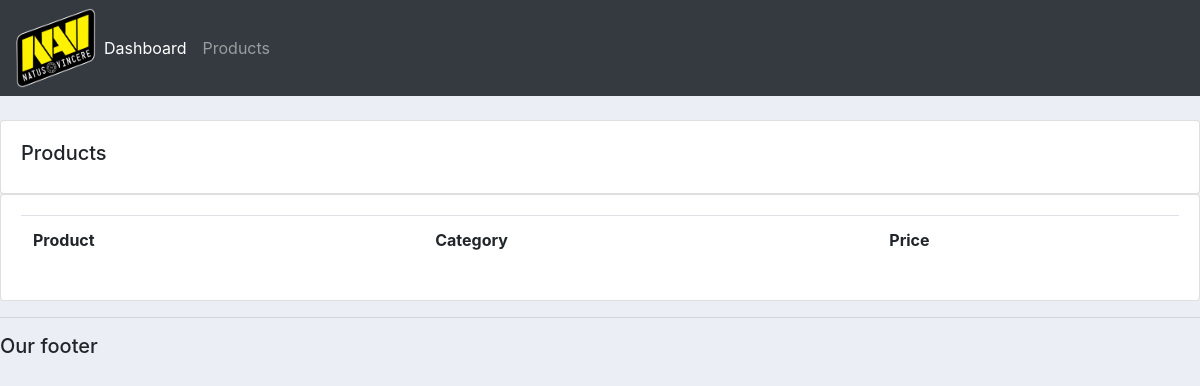
Before: /products/ with the older database file.
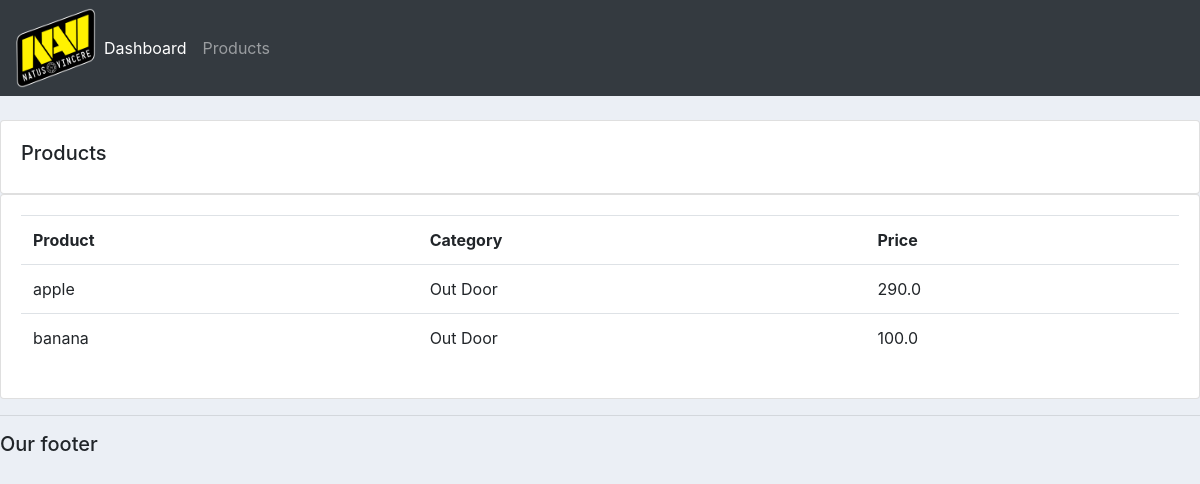
After: the same page with the newer database file.
### accounts/models.py (models this page shows, shortened)
class Product(models.Model):
	CATEGORY = (
			('Indoor', 'Indoor'),
			('Out Door', 'Out Door'),
			)
	name = models.CharField(max_length=200, null = True)
	price = models.FloatField(null=True)
	category = models.CharField(max_length=200, null = True, choices=CATEGORY)
	description = models.CharField(max_length=200, null = True, blank=True)
	data_created = models.DateTimeField(auto_now_add=True, null=True)
	tags = models.ManyToManyField(Tag)

### accounts/views.py (the view)
# urls.py: path('products/', views.products, name='products'),
def products(request):
	products = Product.objects.all()
	return render(request, 'accounts/products.html', {'products':products})

### accounts/templates/accounts/products.html
{%  extends 'accounts/main.html' %}
{% block content %}
		<br>
		<div class="row">
			<div class="col-md">
				<div class="card card-body">
					<h5>Products</h5>
				</div>
				<div class="card card-body">
					<table class="table">
						<tr>
							<th>Product</th>
							<th>Category</th>
							<th>Price</th>
						</tr>
						{% for i in products %}
						<tr>
							<td>{{ i.name }}</td>
							<td>{{ i.category }}</td>
							<td>{{ i.price }}</td>
						</tr>
						{% endfor %}
					</table>
				</div>
			</div>
		</div>
{% endblock content %}

Changed rows visible on the page:
added Product: name "apple", category "Out Door", price "290.0"
added Product: name "banana", category "Out Door", price "100.0"
